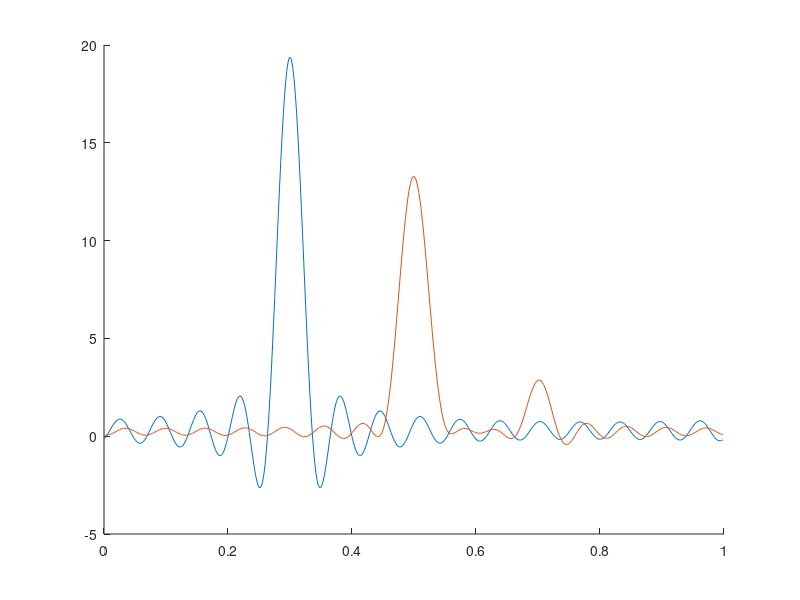

Write MATLAB code to recreate this figure. (Note: this script raises an error after producing the figure.)
% example of FFW algorithm for OT between gaussian measures


% ***** set up problem ******
% ***************************
% create marginals
s = 500;
offset = 0.01;
% 1st
x1 = linspace(0,1,s)';
a1 = offset + exp(-(x1-.3).^2/2/.01^2);
a1 = a1/norm(a1,1);
% 2nd
x2 = linspace(0,1,s)';
a2 = offset + .3*exp(-(x2-.7).^2/2/.005^2) + .6*exp(-(x2-.5).^2/2/.02^2);
a2 = a2/norm(a2,1);

% display
clf, hold on;
area(x1,a1);
area(x2,a2);


% moments of marginals
[n1,n2] = deal(15,15);
nn 	  = [n1,n2];
% 1st marginal
c1 = exp(-2i*pi*(-n1:n1)'*x1(:)') * a1(:);
F1 = exp(-2i*pi*(0:n1)'*x1(:)');
U1 = F1 .* sqrt(a1');
% 2nd marginal
c2 = exp(-2i*pi*(-n2:n2)'*x2(:)') * a2(:);
F2 = exp(-2i*pi*(0:n2)'*x2(:)');
U2 = F2 .* sqrt(a2');
% shift
c1 = ifftshift(c1);
c2 = ifftshift(c2);

% polynomial display
[N1,N2] = deal(512,512);
[t1,t2] = deal( (0:N1-1)'/N1, (0:N2-1)'/N2 );
NN      = [N1,N2];
%
eval1 = @(p) real( exp(-2i*pi*(-n1:n1)'*t1')' * p(:) );
eval2 = @(p) real( exp(-2i*pi*(-n2:n2)'*t2')' * p(:) );

% display
clf, hold on;
plot(t1,eval1(fftshift(c1)));
plot(t2,eval2(fftshift(c2)));


% hyper parameters and scaling constants for ffw
Cl = (norm(eval1(c1),'inf') + norm(eval2(c2),'inf'))/2;
Cr = prod(nn)^2; %??
%
la  = 1e-3*Cl; % "unbalanced" penalization
rho = 1e-4*Cr; % toeplitz penalization


% transport cost (in Fourier domain)
cost = zeros(2*nn+1);
cost(n1:n1+2,n2:n2+2) = [0 0 -1/4; 0 1/2 0; -1/4 0 0];
% shift
cost = ifftshift(cost);



% variable's size and functionals
mm     = nn+1;
[f,f0] = ot1_fobj(mm,cost,c1,c2,la);
g = ot1_fgrad(mm,cost,c1,c2,f0,la);
[Tpen,~,Tproj] = ffw_Tpen(mm);

% load problem
problem = struct;
%
problem.name 		= 'OT';
problem.vardim 	= mm;
problem.fobj 		= f;
problem.f0			= f0;
problem.grad 		= g;
%problem.grad_pre 	= gU;
problem.hyper 	= la;
problem.ls 			= ot1_lscoeffs(mm,cost,c1,c2,f0,la);
% ***************
% ***************

% **** load solver options *****
% ******************************
options = struct;
%
options.tol 			= 1e-5;
options.maxiter 		= 50;
options.bfgsProgTol 	= 1e-16;
options.bfgsMaxIter 	= 500;
options.lmoTol 		= 1e-10;
options.lmoMaxIter 	= 1e3;
options.rho				= rho;
options.display 		= 'on';
% ***********************
% ***********************



% **** cvx ground truth ****
% **************************
% periodic cost
C = sin(pi*(x1(:)-x2(:)')).^2;

% cvx solver
cvx_begin
variable P0(s,s) nonnegative
%
sum(P0,1) == a2.';
sum(P0,2) == a1;
%
minimize( trace(C(:)'*P0(:)) );
cvx_end
val_cvx = trace(C(:)'*P0(:));

% recovery
[I,J] = find(P0 > 1e-7);
x0 = [x1(I),x2(J)];
a0 = P0(sub2ind([s,s],I,J));
%
[fY,fX] = meshgrid(0:n2,0:n1);
F0 = exp(-2i*pi * (fX(:)*x0(:,1)' + fY(:)*x0(:,2)'));
U0 = F0 .* sqrt(a0');
T0 = Tproj(U0);
%
c01 = ifftshift(exp(-2i*pi*(-n1:n1)'*x0(:,1)') * a0(:));
c02 = ifftshift(exp(-2i*pi*(-n2:n2)'*x0(:,2)') * a0(:));

% ***********************
% ***********************


% ***** our solver ******
% ***********************
[U,info] = FFW(problem,options);

% prony extraction
options_prony.factorized = 1;
options_prony.jdiag = 'cardoso';
[x,a] = mvprony(U,nn,options_prony);



% objective values
val_ffw = info.E(end);
val_gt_in_penalized = f(T0) + 1/rho*Tpen(U0,T0);
%
CC = sin(pi*(x(:,1)-x(:,2))).^2;
val_ffw_in_constrained = sum(CC(:).*a(:));

% marginals
m1 = ifftshift(exp(-2i*pi*(-n1:n1)'*x(:,1)') * a(:));
m2 = ifftshift(exp(-2i*pi*(-n1:n1)'*x(:,2)') * a(:));
err_m1 = norm(m1-c1,'fro')/norm(c1,'fro');
err_m2 = norm(m2-c2,'fro')/norm(c2,'fro');

% toeplitz
err_T = sqrt(2*Tpen(U,Tproj(U))) / norm(U'*U,'fro');


fprintf('INFOS\n');
fprintf('%35s : %-10.7f\n', 'FFW final value', val_ffw);
fprintf('%35s : %-10.7f\n', 'GT (CVX) solution in penalized obj', val_gt_in_penalized);
fprintf('%35s : %-10.7f\n', 'FFW solution in constrained obj', val_ffw_in_constrained);
fprintf('%35s : %-10.7f\n', 'CVX final value', val_cvx);
fprintf('%35s : %-10.7f\n', '1st marginal constraint violation', err_m1);
fprintf('%35s : %-10.7f\n', '2nd marginal constraint violation', err_m2);
fprintf('%35s : %-10.7f\n', 'Toeplitz constraint violation', err_T);



% display
clf, hold on;
% ground truth
scatter(x1(I),x2(J),'o');
% ffw + prony
scatter(x(:,1),x(:,2),50,'x','linewidth',2);
scatter(x1,zeros(s,1),100,'.');
scatter(zeros(s,1),x2,100,'.');
